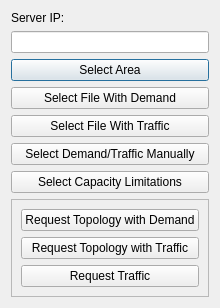
<?xml version="1.0" encoding="UTF-8"?>
<ui version="4.0">
 <class>MainDialog</class>
 <widget class="QDialog" name="MainDialog">
  <property name="windowTitle">
   <string>QGIS Traffic Plugin</string>
  </property>
  <layout class="QVBoxLayout" name="verticalLayout">

   <item>
    <widget class="QLabel" name="label_server_ip">
     <property name="text">
      <string>Server IP:</string>
     </property>
    </widget>
   </item>
   <item>
    <widget class="QLineEdit" name="le_server_ip"/>
   </item>

   <item>
    <widget class="QPushButton" name="btn_select_area">
     <property name="text">
      <string>Select Area</string>
     </property>
    </widget>
   </item>

   <item>
    <widget class="QPushButton" name="btn_select_demand_file">
     <property name="text">
      <string>Select File With Demand</string>
     </property>
    </widget>
   </item>

   <item>
    <widget class="QPushButton" name="btn_select_traffic_file">
     <property name="text">
      <string>Select File With Traffic</string>
     </property>
    </widget>
   </item>

   <item>
    <widget class="QPushButton" name="btn_manual">
     <property name="text">
      <string>Select Demand/Traffic Manually</string>
     </property>
    </widget>
   </item>

   <item>
    <widget class="QPushButton" name="btn_bounds">
     <property name="text">
      <string>Select Capacity Limitations</string>
     </property>
    </widget>
   </item>

   <item>
    <widget class="QFrame" name="frame_requests">
     <property name="frameShape">
      <enum>QFrame::StyledPanel</enum>
     </property>
     <layout class="QVBoxLayout" name="requestLayout">

      <item>
       <widget class="QPushButton" name="btn_req_topo_d">
        <property name="text">
         <string>Request Topology with Demand</string>
        </property>
       </widget>
      </item>

      <item>
       <widget class="QPushButton" name="btn_req_topo_t">
        <property name="text">
         <string>Request Topology with Traffic</string>
        </property>
       </widget>
      </item>

      <item>
       <widget class="QPushButton" name="btn_req_traffic">
        <property name="text">
         <string>Request Traffic</string>
        </property>
       </widget>
      </item>

     </layout>
    </widget>
   </item>

  </layout>
 </widget>
 <resources/>
 <connections/>
</ui>
